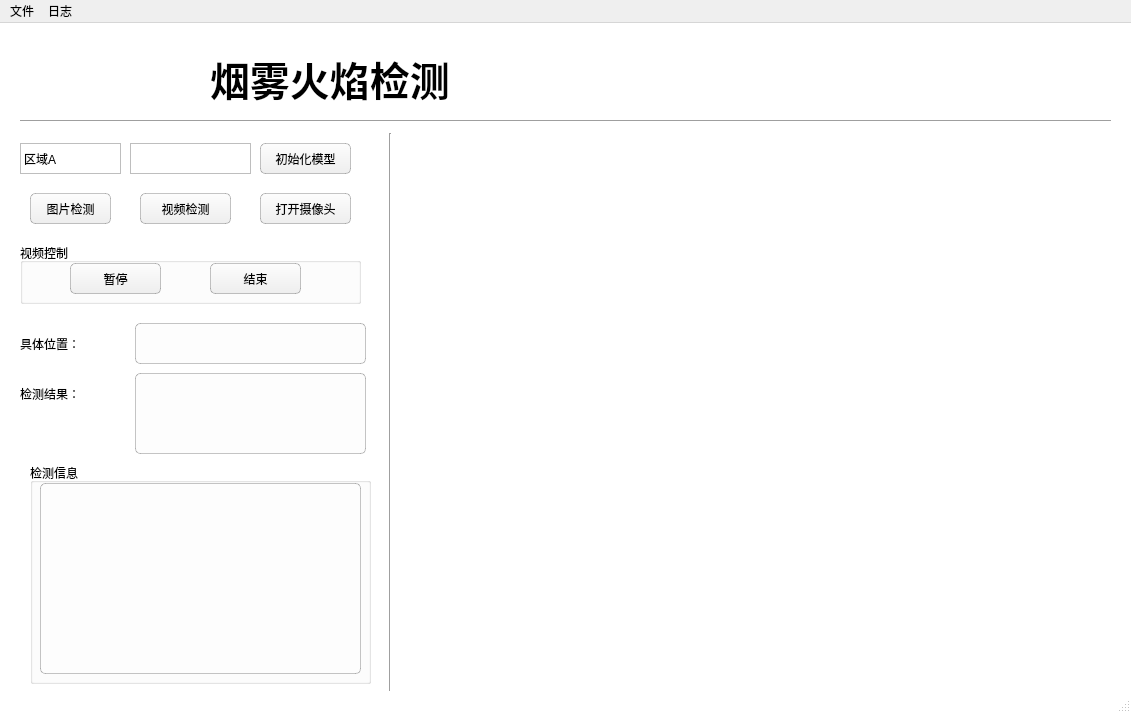
<?xml version="1.0" encoding="UTF-8"?>
<ui version="4.0">
 <class>MainWindow</class>
 <widget class="QMainWindow" name="MainWindow">
  <property name="geometry">
   <rect>
    <x>0</x>
    <y>0</y>
    <width>1131</width>
    <height>713</height>
   </rect>
  </property>
  <property name="windowTitle">
   <string>MainWindow</string>
  </property>
  <property name="styleSheet">
   <string notr="true">#label3{
    text-align:right;
    font-family:'Microsoft YaHei';
    font-size:30px;
    font-weight:bold;
   }
#MainWindow{
	background-color:white;
}</string>
  </property>
  <widget class="QWidget" name="centralwidget">
   <widget class="QLabel" name="label">
    <property name="geometry">
     <rect>
      <x>210</x>
      <y>20</y>
      <width>741</width>
      <height>71</height>
     </rect>
    </property>
    <property name="styleSheet">
     <string notr="true">#label{
    text-align:right;
    font-family:;
	font: ;
	font: 36pt &quot;华文楷体&quot;;
    font-size:40px;
    font-weight:bold;
    }</string>
    </property>
    <property name="text">
     <string>烟雾火焰检测</string>
    </property>
   </widget>
   <widget class="QComboBox" name="comboBox">
    <property name="geometry">
     <rect>
      <x>20</x>
      <y>120</y>
      <width>101</width>
      <height>31</height>
     </rect>
    </property>
    <property name="styleSheet">
     <string notr="true">QComboBox {
	border: 1px solid #bebebe;
	padding: 1px 18px 1px 3px;
	font: normal normal 16px &quot;华文楷体&quot;;
	color: #555555;
	background: transparent;
	font-family:'Microsoft YaHei';
	color:black;

}
 
 
QComboBox:editable{
	background: transparent;
}
 
QComboBox:!editable, QComboBox::drop-down:editable{
	background: transparent;
}
 
QComboBox:!editable:on, QComboBox::drop-down:editable:on{
	background: transparent;
}
 
QComboBox:!on{
}
 
QComboBox:on{ /* the popup opens */
	color: #555555;
	border-color: #327cc0;
	background: transparent;
}
 
QComboBox::drop-down{
    subcontrol-origin: padding;
    subcontrol-position: top right;
    width: 20px;
    border-left-width: 1px;
    border-left-color: darkgray;
}
 
QComboBox::down-arrow {
	image: url(:/common/combobox_arrow);
}
 
QComboBox::down-arrow:on {
	image: url(:/common/combobox_arrow_up);
}
 
QComboBox QAbstractItemView {
	outline: 0; 
	border: 1px solid #327cc0;
	background-color: #F1F3F3;
	font: normal normal 14px &quot;Microsoft YaHei&quot;;
}
 
QComboBox QAbstractItemView::item {
	height: 32px;
	color: #555555;
	background-color: transparent;
}
 
QComboBox QAbstractItemView::item:hover {
	color: #FFFFFF;
	background-color: #327cc0;
}
 
QComboBox QAbstractItemView::item:selected {
	color: #FFFFFF;
	background-color: #327cc0;
}
 
QComboBox QAbstractScrollArea QScrollBar:vertical {
	background-color: #d0d2d4;
}
 
QComboBox QAbstractScrollArea QScrollBar::handle:vertical {
	background: rgb(160,160,160);
}
 
QComboBox QAbstractScrollArea QScrollBar::handle:vertical:hover {
	background: rgb(90, 91, 93);
}</string>
    </property>
    <item>
     <property name="text">
      <string>区域A</string>
     </property>
    </item>
   </widget>
   <widget class="Line" name="line">
    <property name="geometry">
     <rect>
      <x>20</x>
      <y>90</y>
      <width>1091</width>
      <height>16</height>
     </rect>
    </property>
    <property name="orientation">
     <enum>Qt::Horizontal</enum>
    </property>
   </widget>
   <widget class="QComboBox" name="comboBox_2">
    <property name="geometry">
     <rect>
      <x>130</x>
      <y>120</y>
      <width>121</width>
      <height>31</height>
     </rect>
    </property>
    <property name="styleSheet">
     <string notr="true">QComboBox {
	border: 1px solid #bebebe;
	padding: 1px 18px 1px 3px;
	font: normal normal 16px &quot;Microsoft YaHei&quot;;
	color: #555555;
	background: transparent;
	font-family:'Microsoft YaHei';
	color:black;
	font-size: 18;

}
 
 
QComboBox:editable{
	background: transparent;
}
 
QComboBox:!editable, QComboBox::drop-down:editable{
	background: transparent;
}
 
QComboBox:!editable:on, QComboBox::drop-down:editable:on{
	background: transparent;
}
 
QComboBox:!on{
}
 
QComboBox:on{ /* the popup opens */
	color: #555555;
	border-color: #327cc0;
	background: transparent;
}
 
QComboBox::drop-down{
    subcontrol-origin: padding;
    subcontrol-position: top right;
    width: 20px;
    border-left-width: 1px;
    border-left-color: darkgray;
}
 
QComboBox::down-arrow {
	image: url(:/common/combobox_arrow);
}
 
QComboBox::down-arrow:on {
	image: url(:/common/combobox_arrow_up);
}
 
QComboBox QAbstractItemView {
	outline: 0; 
	border: 1px solid #327cc0;
	background-color: #F1F3F3;
	font: normal normal 14px &quot;Microsoft YaHei&quot;;
}
 
QComboBox QAbstractItemView::item {
	height: 32px;
	color: #555555;
	background-color: transparent;
}
 
QComboBox QAbstractItemView::item:hover {
	color: #FFFFFF;
	background-color: #327cc0;
}
 
QComboBox QAbstractItemView::item:selected {
	color: #FFFFFF;
	background-color: #327cc0;
}
 
QComboBox QAbstractScrollArea QScrollBar:vertical {
	background-color: #d0d2d4;
}
 
QComboBox QAbstractScrollArea QScrollBar::handle:vertical {
	background: rgb(160,160,160);
}
 
QComboBox QAbstractScrollArea QScrollBar::handle:vertical:hover {
	background: rgb(90, 91, 93);
}</string>
    </property>
   </widget>
   <widget class="QPushButton" name="pushButton">
    <property name="geometry">
     <rect>
      <x>260</x>
      <y>120</y>
      <width>91</width>
      <height>31</height>
     </rect>
    </property>
    <property name="styleSheet">
     <string notr="true">QPushButton{
	/*灰色背景*/
	background:rgba(220,221,221,1);
	/*渐变白灰背景*/
	background-color: qlineargradient(spread:pad, x1:0, y1:0, x2:0.03, y2:1, stop:0 rgba(253, 253, 253, 255), stop:1 rgba(238, 238, 238, 255));
	border:1px solid rgba(0, 0, 0, 0.23);
	border-radius:5px;
font-family:'Microsoft YaHei';
	color:black;
}
/*悬停*/  
QPushButton:hover
{
    background-color:rgb(234,244,252);
	border:1px solid rgb(44,169,225);
}
/*按下*/  
QPushButton:pressed
{
	border:1px solid rgb(44,169,225);
    background-color:rgb(235,246,247);
    /*左内边距为2像素，让按下时字向右移动2像素*/  
    padding-left:2px;
    /*上内边距为2像素，让按下时字向下移动2像素*/  
    padding-top:2px;
	color:black;
}
</string>
    </property>
    <property name="text">
     <string>初始化模型</string>
    </property>
   </widget>
   <widget class="QLabel" name="label_2">
    <property name="geometry">
     <rect>
      <x>20</x>
      <y>300</y>
      <width>111</width>
      <height>41</height>
     </rect>
    </property>
    <property name="styleSheet">
     <string notr="true">#label_2{
	
	font: 15pt &quot;华文楷体&quot;;
	color:black;
}
</string>
    </property>
    <property name="text">
     <string>具体位置：</string>
    </property>
   </widget>
   <widget class="QLabel" name="label_3">
    <property name="geometry">
     <rect>
      <x>20</x>
      <y>350</y>
      <width>111</width>
      <height>41</height>
     </rect>
    </property>
    <property name="styleSheet">
     <string notr="true">#label_3{
		font: 15pt &quot;华文楷体&quot;;
	color:black;
}</string>
    </property>
    <property name="text">
     <string>检测结果：</string>
    </property>
   </widget>
   <widget class="Line" name="line_2">
    <property name="geometry">
     <rect>
      <x>380</x>
      <y>110</y>
      <width>20</width>
      <height>561</height>
     </rect>
    </property>
    <property name="orientation">
     <enum>Qt::Vertical</enum>
    </property>
   </widget>
   <widget class="QTextBrowser" name="textBrowser_3">
    <property name="geometry">
     <rect>
      <x>135</x>
      <y>300</y>
      <width>231</width>
      <height>41</height>
     </rect>
    </property>
    <property name="styleSheet">
     <string notr="true">
QTextBrowser{
	background:rgba(253,253,253,1);
	border:1px solid rgba(0, 0, 0, 0.23);
	/*圆角5个像素*/
	border-radius:5px;
	font-size:20px;
	border-radius:5px;
}
/*焦点样式*/

QTextBrowser:focus
{
	border:1px solid rgb(44,169,225);
}
</string>
    </property>
   </widget>
   <widget class="QTextBrowser" name="textBrowser_4">
    <property name="geometry">
     <rect>
      <x>135</x>
      <y>350</y>
      <width>231</width>
      <height>81</height>
     </rect>
    </property>
    <property name="styleSheet">
     <string notr="true">#textBrowser_4{
	font-size: 25px;
}

QTextBrowser{
	background:rgba(253,253,253,1);
	border:1px solid rgba(0, 0, 0, 0.23);
	/*圆角5个像素*/
	border-radius:5px;
	font-size:20px;
	border-radius:5px;
}
/*焦点样式*/

QTextBrowser:focus
{
	border:1px solid rgb(44,169,225);
}
</string>
    </property>
    <property name="html">
     <string>&lt;!DOCTYPE HTML PUBLIC &quot;-//W3C//DTD HTML 4.0//EN&quot; &quot;http://www.w3.org/TR/REC-html40/strict.dtd&quot;&gt;
&lt;html&gt;&lt;head&gt;&lt;meta name=&quot;qrichtext&quot; content=&quot;1&quot; /&gt;&lt;style type=&quot;text/css&quot;&gt;
p, li { white-space: pre-wrap; }
&lt;/style&gt;&lt;/head&gt;&lt;body style=&quot; font-family:'SimSun'; font-size:25px; font-weight:400; font-style:normal;&quot;&gt;
&lt;p style=&quot;-qt-paragraph-type:empty; margin-top:0px; margin-bottom:0px; margin-left:0px; margin-right:0px; -qt-block-indent:0; text-indent:0px;&quot;&gt;&lt;br /&gt;&lt;/p&gt;&lt;/body&gt;&lt;/html&gt;</string>
    </property>
   </widget>
   <widget class="QGroupBox" name="groupBox">
    <property name="geometry">
     <rect>
      <x>30</x>
      <y>440</y>
      <width>341</width>
      <height>221</height>
     </rect>
    </property>
    <property name="styleSheet">
     <string notr="true">#grouptBox{
	  text-align:right;
    
	font: 15pt &quot;华文楷体&quot;;
    
    font-weight:bold;
	color: black;

}</string>
    </property>
    <property name="title">
     <string>检测信息</string>
    </property>
    <property name="flat">
     <bool>false</bool>
    </property>
    <property name="checkable">
     <bool>false</bool>
    </property>
    <widget class="QTextBrowser" name="textBrowser_2">
     <property name="geometry">
      <rect>
       <x>10</x>
       <y>20</y>
       <width>321</width>
       <height>191</height>
      </rect>
     </property>
     <property name="styleSheet">
      <string notr="true">
QTextBrowser{
	background:rgba(253,253,253,1);
	border:1px solid rgba(0, 0, 0, 0.23);
	/*圆角5个像素*/
	border-radius:5px;
	font-size:12px;
	border-radius:5px;
}
/*焦点样式*/

QTextBrowser:focus
{
	border:1px solid rgb(44,169,225);
}
</string>
     </property>
    </widget>
   </widget>
   <widget class="QPushButton" name="pushButton_4">
    <property name="geometry">
     <rect>
      <x>30</x>
      <y>170</y>
      <width>81</width>
      <height>31</height>
     </rect>
    </property>
    <property name="styleSheet">
     <string notr="true">QPushButton{
	/*灰色背景*/
	background:rgba(220,221,221,1);
	/*渐变白灰背景*/
	background-color: qlineargradient(spread:pad, x1:0, y1:0, x2:0.03, y2:1, stop:0 rgba(253, 253, 253, 255), stop:1 rgba(238, 238, 238, 255));
	border:1px solid rgba(0, 0, 0, 0.23);
	border-radius:5px;
font-family:'Microsoft YaHei';
	color:black;
}
/*悬停*/  
QPushButton:hover
{
    background-color:rgb(234,244,252);
	border:1px solid rgb(44,169,225);
}
/*按下*/  
QPushButton:pressed
{
	border:1px solid rgb(44,169,225);
    background-color:rgb(235,246,247);
    /*左内边距为2像素，让按下时字向右移动2像素*/  
    padding-left:2px;
    /*上内边距为2像素，让按下时字向下移动2像素*/  
    padding-top:2px;
}
</string>
    </property>
    <property name="text">
     <string>图片检测</string>
    </property>
   </widget>
   <widget class="QGroupBox" name="groupBox_2">
    <property name="geometry">
     <rect>
      <x>20</x>
      <y>220</y>
      <width>341</width>
      <height>61</height>
     </rect>
    </property>
    <property name="title">
     <string>视频控制</string>
    </property>
    <widget class="QPushButton" name="pushButton_6">
     <property name="geometry">
      <rect>
       <x>50</x>
       <y>20</y>
       <width>91</width>
       <height>31</height>
      </rect>
     </property>
     <property name="styleSheet">
      <string notr="true">QPushButton{
	/*灰色背景*/
	background:rgba(220,221,221,1);
	/*渐变白灰背景*/
	background-color: qlineargradient(spread:pad, x1:0, y1:0, x2:0.03, y2:1, stop:0 rgba(253, 253, 253, 255), stop:1 rgba(238, 238, 238, 255));
	border:1px solid rgba(0, 0, 0, 0.23);
	border-radius:5px;
font-family:'Microsoft YaHei';
	color:black;
}
/*悬停*/  
QPushButton:hover
{
    background-color:rgb(234,244,252);
	border:1px solid rgb(44,169,225);
}
/*按下*/  
QPushButton:pressed
{
	border:1px solid rgb(44,169,225);
    background-color:rgb(235,246,247);
    /*左内边距为2像素，让按下时字向右移动2像素*/  
    padding-left:2px;
    /*上内边距为2像素，让按下时字向下移动2像素*/  
    padding-top:2px;
}
</string>
     </property>
     <property name="text">
      <string>暂停</string>
     </property>
    </widget>
    <widget class="QPushButton" name="pushButton_7">
     <property name="geometry">
      <rect>
       <x>190</x>
       <y>20</y>
       <width>91</width>
       <height>31</height>
      </rect>
     </property>
     <property name="styleSheet">
      <string notr="true">QPushButton{
	/*灰色背景*/
	background:rgba(220,221,221,1);
	/*渐变白灰背景*/
	background-color: qlineargradient(spread:pad, x1:0, y1:0, x2:0.03, y2:1, stop:0 rgba(253, 253, 253, 255), stop:1 rgba(238, 238, 238, 255));
	border:1px solid rgba(0, 0, 0, 0.23);
	border-radius:5px;
font-family:'Microsoft YaHei';
	color:black;
}
/*悬停*/  
QPushButton:hover
{
    background-color:rgb(234,244,252);
	border:1px solid rgb(44,169,225);
}
/*按下*/  
QPushButton:pressed
{
	border:1px solid rgb(44,169,225);
    background-color:rgb(235,246,247);
    /*左内边距为2像素，让按下时字向右移动2像素*/  
    padding-left:2px;
    /*上内边距为2像素，让按下时字向下移动2像素*/  
    padding-top:2px;
}
</string>
     </property>
     <property name="text">
      <string>结束</string>
     </property>
    </widget>
   </widget>
   <widget class="QLabel" name="label_4">
    <property name="geometry">
     <rect>
      <x>400</x>
      <y>110</y>
      <width>701</width>
      <height>541</height>
     </rect>
    </property>
    <property name="text">
     <string/>
    </property>
   </widget>
   <widget class="QPushButton" name="pushButton_5">
    <property name="geometry">
     <rect>
      <x>140</x>
      <y>170</y>
      <width>91</width>
      <height>31</height>
     </rect>
    </property>
    <property name="styleSheet">
     <string notr="true">QPushButton{
	/*灰色背景*/
	background:rgba(220,221,221,1);
	/*渐变白灰背景*/
	background-color: qlineargradient(spread:pad, x1:0, y1:0, x2:0.03, y2:1, stop:0 rgba(253, 253, 253, 255), stop:1 rgba(238, 238, 238, 255));
	border:1px solid rgba(0, 0, 0, 0.23);
	border-radius:5px;
font-family:'Microsoft YaHei';
	color:black;
}
/*悬停*/  
QPushButton:hover
{
    background-color:rgb(234,244,252);
	border:1px solid rgb(44,169,225);
}
/*按下*/  
QPushButton:pressed
{
	border:1px solid rgb(44,169,225);
    background-color:rgb(235,246,247);
    /*左内边距为2像素，让按下时字向右移动2像素*/  
    padding-left:2px;
    /*上内边距为2像素，让按下时字向下移动2像素*/  
    padding-top:2px;
}
</string>
    </property>
    <property name="text">
     <string>视频检测</string>
    </property>
   </widget>
   <widget class="QPushButton" name="pushButton_8">
    <property name="geometry">
     <rect>
      <x>260</x>
      <y>170</y>
      <width>91</width>
      <height>31</height>
     </rect>
    </property>
    <property name="styleSheet">
     <string notr="true">QPushButton{
	/*灰色背景*/
	background:rgba(220,221,221,1);
	/*渐变白灰背景*/
	background-color: qlineargradient(spread:pad, x1:0, y1:0, x2:0.03, y2:1, stop:0 rgba(253, 253, 253, 255), stop:1 rgba(238, 238, 238, 255));
	border:1px solid rgba(0, 0, 0, 0.23);
	border-radius:5px;
font-family:'Microsoft YaHei';
	color:black;
}
/*悬停*/  
QPushButton:hover
{
    background-color:rgb(234,244,252);
	border:1px solid rgb(44,169,225);
}
/*按下*/  
QPushButton:pressed
{
	border:1px solid rgb(44,169,225);
    background-color:rgb(235,246,247);
    /*左内边距为2像素，让按下时字向右移动2像素*/  
    padding-left:2px;
    /*上内边距为2像素，让按下时字向下移动2像素*/  
    padding-top:2px;
}
</string>
    </property>
    <property name="text">
     <string>打开摄像头</string>
    </property>
   </widget>
  </widget>
  <widget class="QMenuBar" name="menubar">
   <property name="geometry">
    <rect>
     <x>0</x>
     <y>0</y>
     <width>1131</width>
     <height>26</height>
    </rect>
   </property>
   <widget class="QMenu" name="menu">
    <property name="title">
     <string>文件</string>
    </property>
    <widget class="QMenu" name="menu_2">
     <property name="title">
      <string>添加</string>
     </property>
     <addaction name="action_2"/>
    </widget>
    <widget class="QMenu" name="menu_3">
     <property name="title">
      <string>设置</string>
     </property>
     <addaction name="action_3"/>
    </widget>
    <addaction name="menu_2"/>
    <addaction name="menu_3"/>
    <addaction name="separator"/>
    <addaction name="action_4"/>
   </widget>
   <widget class="QMenu" name="menu_4">
    <property name="title">
     <string>日志</string>
    </property>
    <addaction name="action"/>
   </widget>
   <addaction name="menu"/>
   <addaction name="menu_4"/>
  </widget>
  <widget class="QStatusBar" name="statusbar"/>
  <action name="action_2">
   <property name="text">
    <string>摄像头</string>
   </property>
  </action>
  <action name="action_4">
   <property name="text">
    <string>退出</string>
   </property>
  </action>
  <action name="actionmodel_1">
   <property name="text">
    <string>model_1</string>
   </property>
  </action>
  <action name="actionmodel_2">
   <property name="text">
    <string>model_2</string>
   </property>
  </action>
  <action name="action_3">
   <property name="text">
    <string>选择模型</string>
   </property>
  </action>
  <action name="action">
   <property name="text">
    <string>查看</string>
   </property>
  </action>
 </widget>
 <resources/>
 <connections/>
</ui>
